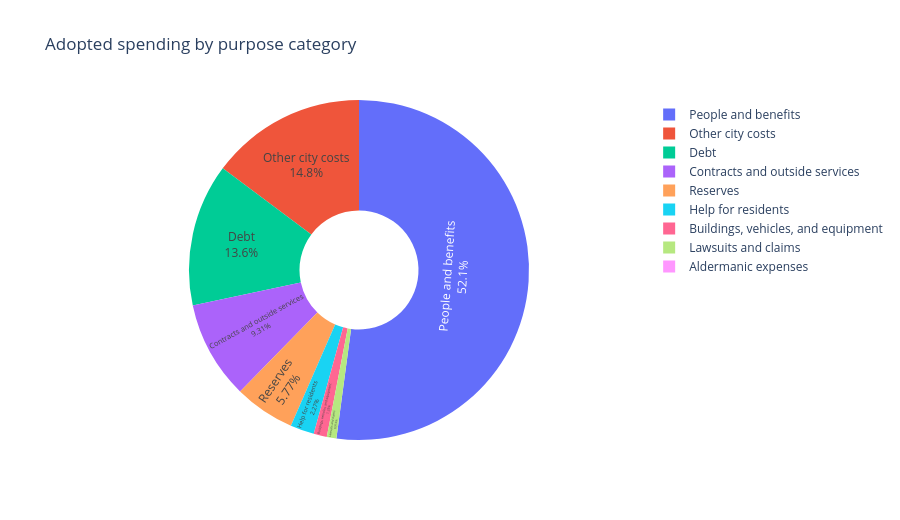

Source (notebook cell):
### Code cell
by_purpose = (
    appropriations.groupby("purpose", as_index=False)["ordinance_amount"]
    .sum()
    .sort_values("ordinance_amount", ascending=False)
)

fig = px.pie(
    by_purpose,
    names="purpose",
    values="ordinance_amount",
    title="Adopted spending by purpose category",
    hole=0.35,
)
fig.update_traces(textposition="inside", textinfo="percent+label")
fig.update_layout(height=520)
fig.show()

### Figure 1 — Plotly figure (JSON) as saved in the notebook; plotly's stock layout.template omitted (floating-point values rounded to 4 significant figures)
{"data": [{"domain": {"x": [0, 1], "y": [0, 1]}, "hole": 0.35, "hovertemplate": "purpose=%{label}<br>ordinance_amount=%{value}<extra></extra>", "labels": ["People and benefits", "Other city costs", "Debt", "Contracts and outside services", "Reserves", "Help for residents", "Buildings, vehicles, and equipment", "Lawsuits and claims", "Aldermanic expenses"], "legendgroup": "", "name": "", "showlegend": true, "textinfo": "percent+label", "textposition": "inside", "type": "pie", "values": [8131000000.0, 2309000000.0, 2116000000.0, 1452000000.0, 900300000.0, 353900000.0, 195400000.0, 142600000.0, 122000.0]}], "layout": {"height": 520, "legend": {"tracegroupgap": 0}, "title": {"text": "Adopted spending by purpose category"}}}
